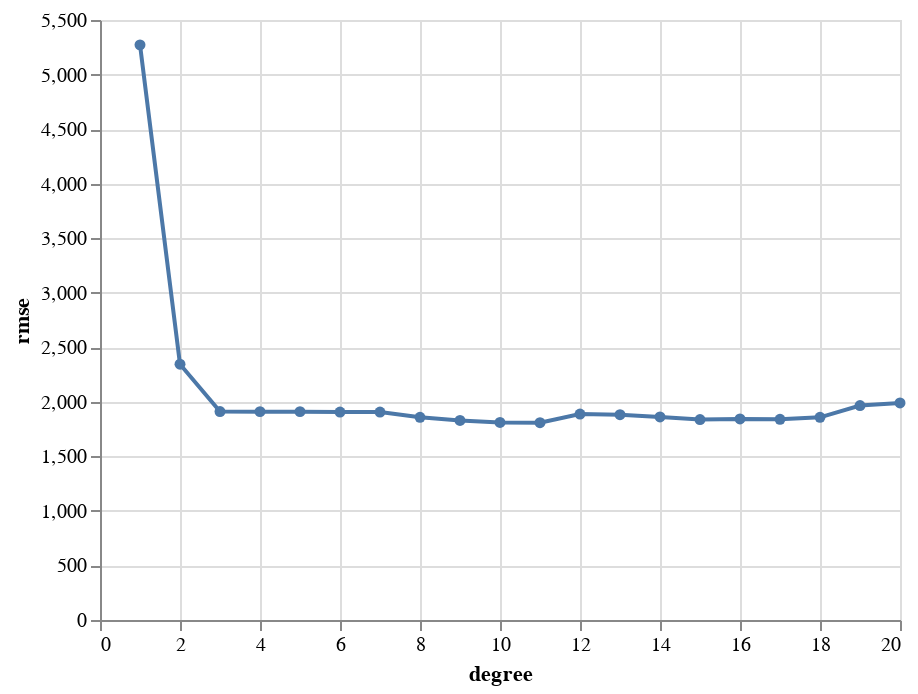

This figure's notebook cell:
### Code cell
# Plot RMSE against model flexibility.
f_plot_rmse_full_dataset(df_results = df_results1)
